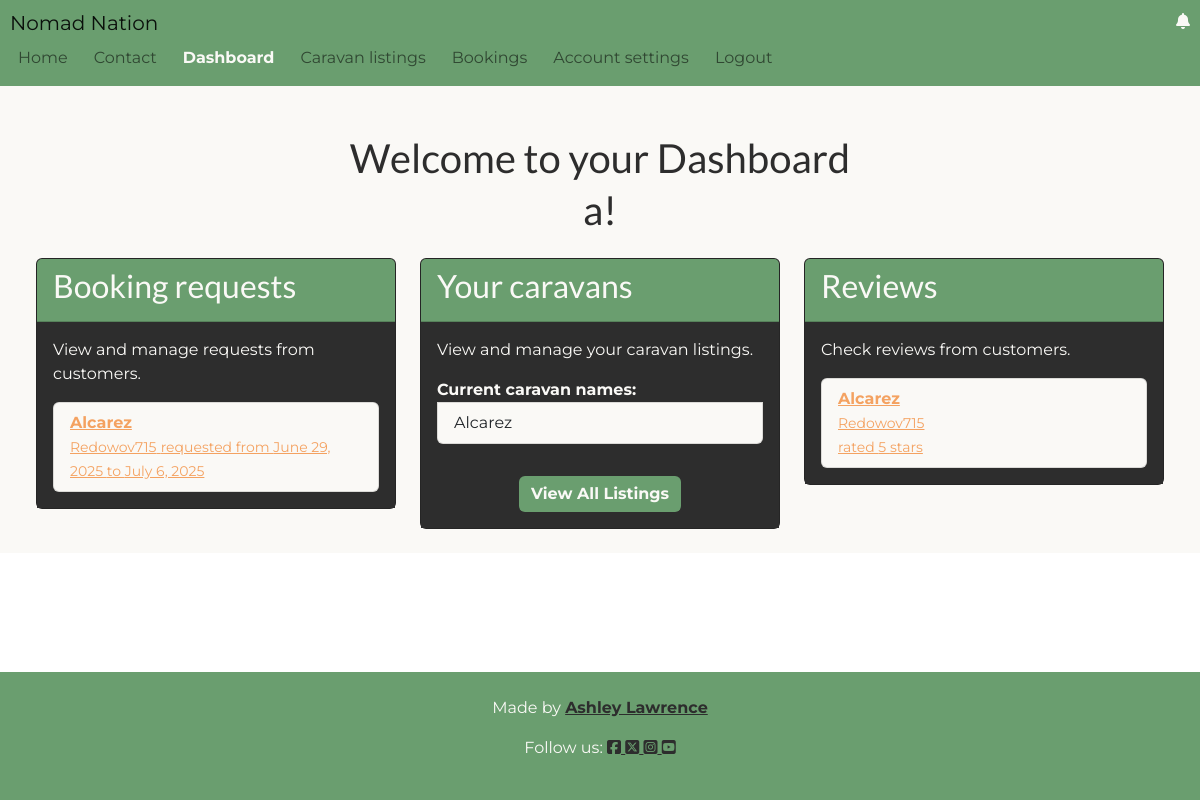
The app's page /dashboard/ (signed in) with its own data.
### listings/models.py (models this page shows, shortened)
class Booking(models.Model):
    STATUS_CHOICES = [
        ("pending", _("Pending")),
        ("accepted", _("Accepted")),
        ("declined", _("Declined")),
    ]
    caravan = models.ForeignKey(
        Caravan, on_delete=models.CASCADE, related_name="bookings"
    )
    customer = models.ForeignKey(
        User, on_delete=models.CASCADE, related_name="bookings"
    )
    name = models.CharField(max_length=50)
    email = models.EmailField()
    phone_number = models.CharField(max_length=15, blank=True, null=True)
    start_date = models.DateField()
    end_date = models.DateField()
    message = models.TextField(blank=True, null=True)
    status = models.CharField(
        max_length=10, choices=STATUS_CHOICES, default="pending"
    )

class Caravan(models.Model):
    owner = models.ForeignKey(
        User, on_delete=models.CASCADE, related_name='caravans'
    )
    title = models.CharField(max_length=40)
    description = models.TextField()
    berth = models.CharField(
        max_length=10, choices=[
            ('small', _('Two-berth')),
            ('medium', _('Four-berth')),
            ('large', _('Six-berth'))
        ]
    )
    price_per_night = models.DecimalField(max_digits=6, decimal_places=2)
    currency = models.CharField(max_length=3, default="GBP")
    location = models.CharField(max_length=40)
    amenities = models.ManyToManyField(Amenity, related_name='caravans')
    favourites = models.ManyToManyField(
        User, related_name='favourite_caravans', blank=True
    )

class Review(models.Model):
    caravan = models.ForeignKey(
        Caravan, on_delete=models.CASCADE, related_name='reviews'
    )
    customer = models.ForeignKey(
        User, on_delete=models.CASCADE, related_name='reviews'
    )
    rating = models.IntegerField()
    comment = models.TextField()
    created_at = models.DateTimeField(auto_now_add=True)
    updated_at = models.DateTimeField(auto_now=True)
    approved = models.BooleanField(default=False)

### dashboard/views.py (the view)
# urls.py: path('', views.dashboard_view, name='dashboard'),
@login_required
def dashboard_view(request):
    current_user = request.user
    context = {}
    context['username'] = current_user.username
    if current_user.is_superuser:
        context['user_type'] = 'superuser'
        context['admin_url'] = '/admin/'
        return render(request, 'dashboard/dashboard.html', context)
    try:
        user_profile = current_user.profile
    except AttributeError:
        return redirect('account_logout')
    if user_profile.user_type == 'customer':
        context['user_type'] = 'customer'
        context['upcoming_stays'] = Booking.objects.filter(
            customer=current_user,
            status='accepted',
            start_date__gte=timezone.now()
        )
        context['favourites'] = current_user.favourite_caravans.all()
        context['previous_stays'] = Booking.objects.filter(
            customer=current_user,
            status='accepted',
            end_date__lt=timezone.now()
        )
    elif user_profile.user_type == 'owner':
        context['user_type'] = 'owner'
        context['requests'] = Booking.objects.filter(
            caravan__owner=current_user, status='pending'
        )
        context['caravans'] = Caravan.objects.filter(owner=current_user)
        context['reviews'] = Review.objects.filter(
            caravan__owner=current_user, approved=True
        )
    else:
        return redirect('account_logout')
    return render(request, 'dashboard/dashboard.html', context)

### dashboard/templates/dashboard/dashboard.html (shortened to what this page needs)
{% extends "base.html" %}
{% load i18n %}
{% block content %}
<div class="container-fluid d-flex flex-column justify-content-center align-items-center bg-styles">
    <h1 class="text-center mb-1 mt-5 title">{% trans "Welcome to your Dashboard" %}</h1>
    {% if user_type == 'superuser' %}
    <h1 class="text-center mb-4 title">{% trans "Superuser!" %}</h1>
    <p>{% trans "To manage the site go to admin page:" %}
        <a href="{{ admin_url }}" class="btn btn-primary w-100 mt-3 btn-styles">{% trans "Here" %}</a>
    </p>
</div>
{% elif user_type == 'owner' %}
<div class="container-fluid d-flex flex-column justify-content-center align-items-center bg-styles dashboard-style">
    <h1 class="text-center mb-4 title">{{ username }}!</h1>
    <div class="row w-100">
        <div class="col-md-4">
            <div class="card mb-4 text-white">
                <div class="card-header">
                    <h2 class="card-title title">{% trans "Booking requests" %}</h2>
                </div>
                <div class="card-body">
                    <p>{% trans "View and manage requests from customers." %}</p>
                    <ul class="list-group">
                        {% for request in requests %}
                            <li class="list-group-item">
                                <a href="{% url 'booking_view' request.caravan.id %}">
                                    <strong>{{ request.caravan.title }}</strong><br>
                                    <small>{{ request.customer.username }}</small>
                                    <small>
                                        {% trans "requested from" %}
                                        {{ request.start_date }} {% trans "to" %} {{ request.end_date }}
                                    </small>
                                </a>
                            </li>
                        {% empty %}
                            <li class="list-group-item">{% trans "No current requests" %}</li>
                        {% endfor %}
                    </ul>
                </div>
            </div>
        </div>
        <div class="col-md-4">
            <div class="card mb-4 text-white">
                <div class="card-header">
                    <h2 class="card-title title">{% trans "Your caravans" %}</h2>
                </div>
                <div class="card-body">
                    <p>{% trans "View and manage your caravan listings." %}</p>
                    <ul class="list-group">
                        <strong>{% trans "Current caravan names:" %}</strong>
                        {% for caravan in caravans %}
                            <li class="list-group-item">{{ caravan.title }}</li>
                        {% empty %}
                            <li class="list-group-item">{% trans "No caravans listed" %}</li>
                        {% endfor %}
                    </ul>
                    <div class="d-flex justify-content-center mt-3">
                        <a href="{% url 'listings' %}" class="btn btn-primary mt-3 btn-styles">{% trans "View All Listings" %}</a>
                    </div>
                </div>
            </div>
        </div>
        <div class="col-md-4">
            <div class="card mb-4 text-white">
                <div class="card-header">
                    <h2 class="card-title title">{% trans "Reviews" %}</h2>
                </div>
                <div class="card-body">
                    <p>{% trans "Check reviews from customers." %}</p>
                    <ul class="list-group">
                        {% for review in reviews %}
                            <li class="list-group-item">
                                <a href="{% url 'listings' %}#review-{{ review.pk }}">
                                    <strong>{{ review.caravan.title }}</strong><br>
                                    <small>{{ review.customer.username }}</small><br>
                                    <small>{% trans "rated" %} {{ review.rating }} {% trans "stars" %}</small>
                                </a>
                            </li>
                        {% empty %}
                            <li class="list-group-item">{% trans "No reviews" %}</li>
                        {% endfor %}
                    </ul>
                </div>
            </div>
        </div>
    </div>
</div>
{% endif %}
{% endblock %}

### static/css/styles.css (style rules this page uses)
:root { --p-colour: #6A9E6F; --p-accent: #87CEEB; --s-accent: #F4A261; --b-colour: #FAF9F6; --p-text: #2D2D2D; --bs-primary: var(--p-colour); --bs-secondary: var(--s-accent); --bs-info: var(--p-accent); --bs-light: var(--b-colour); --bs-dark: var(--p-text); }
html, body { min-height: 100%; width: 100%; overflow-x: hidden; margin: 0; padding: 0; display: flex; flex-direction: column; font-family: 'Montserrat', sans-serif !important; }
.bg-styles { background-color: var(--b-colour); color: var(--p-text); }
.btn-styles { font-weight: 700; background-color: var(--p-colour); color: var(--b-colour); border: var(--p-colour); }
.title { font-family: 'Lato', sans-serif !important; }
a { color: var(--s-accent); }
.card { margin-bottom: 30px; background-color: var(--p-text) !important; }
.text-white { color: var(--b-colour) !important; }
.card-header { background-color: var(--p-colour); }
.dashboard-style li, .booking-style li { background-color: var(--b-colour); }
.booking-style .card-body, .dashboard-style .card-body { background-color: var(--p-text); }

### records on screen
Booking: caravan "Alcarez", customer.username "Redowov715", start_date "June 29, 2025", end_date "July 6, 2025"
Caravan: title "Alcarez"
Review: caravan "Alcarez", customer.username "Redowov715", rating "5"

### other values on screen
{{ username }} "a"
